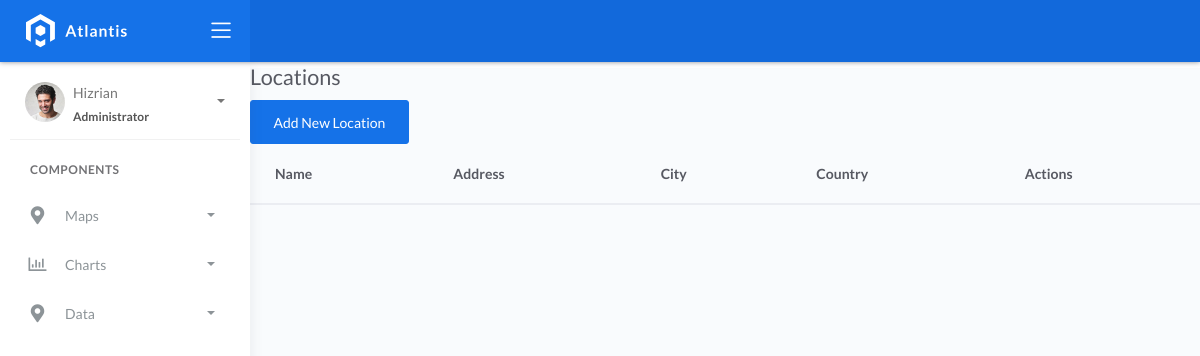
/locations/, run on an earlier commit of the app's database.
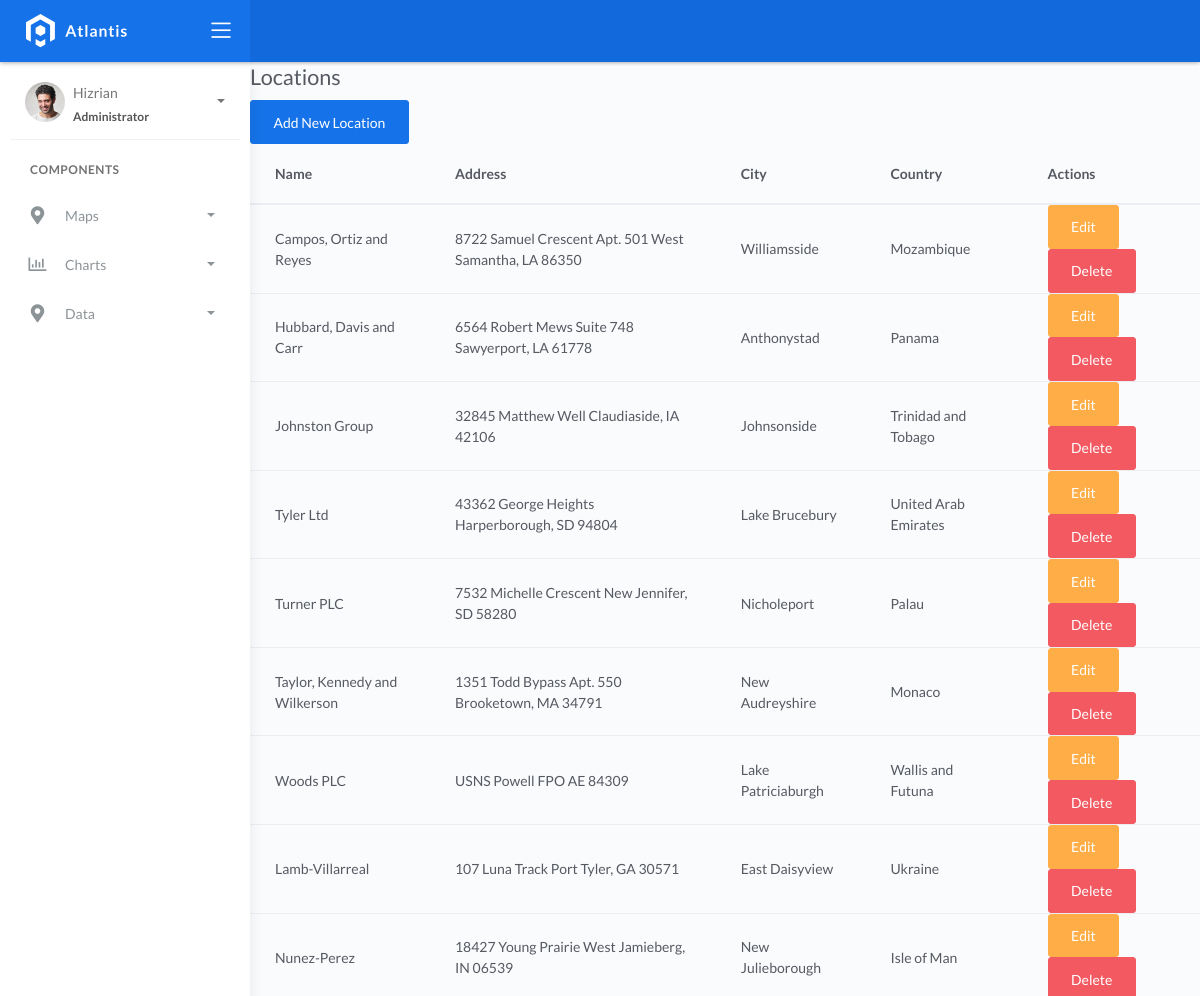
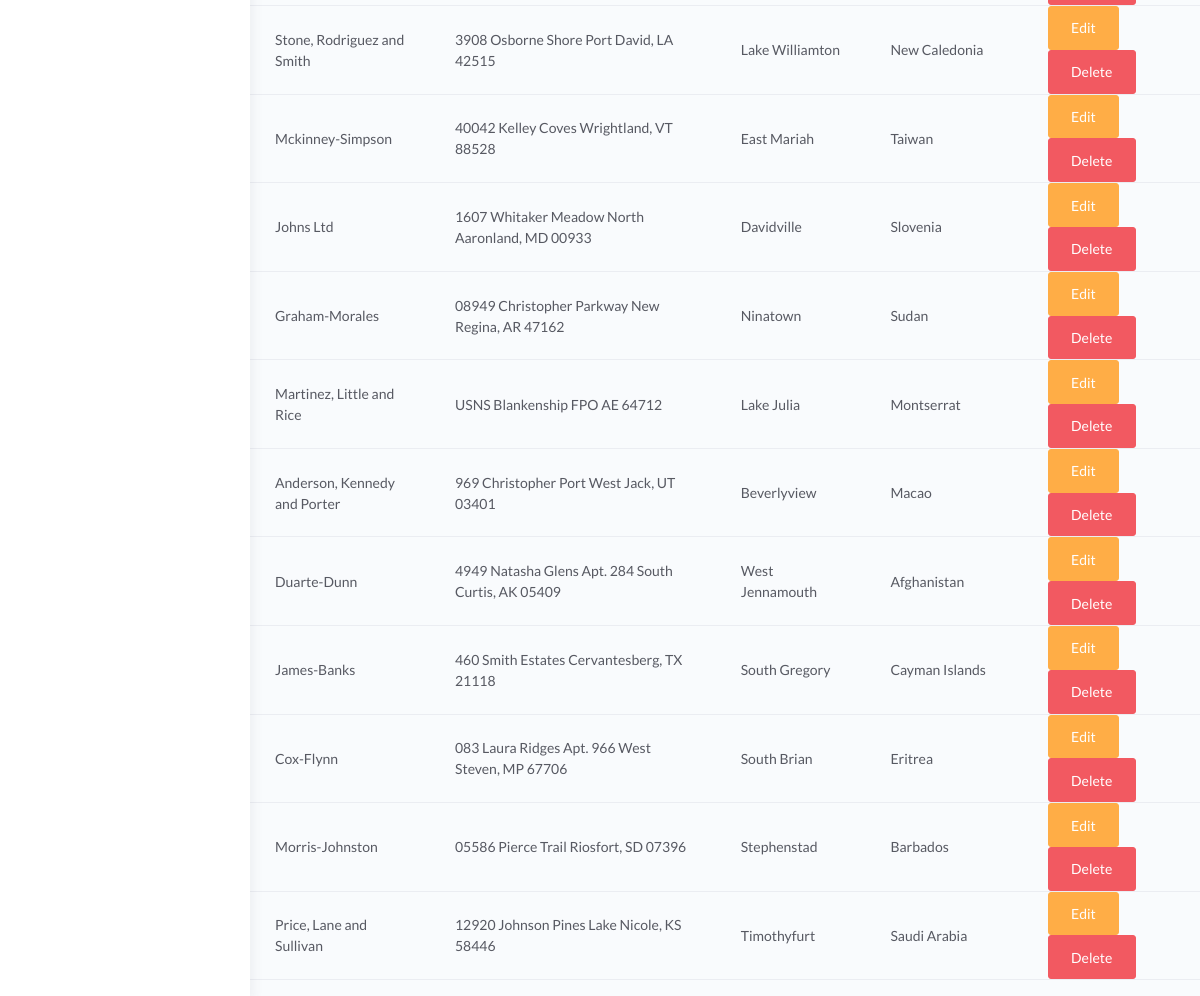
And on a later commit of the database (2 pictures, top to bottom).
### fire/models.py (models this page shows, shortened)
class BaseModel(models.Model):
    created_at = models.DateTimeField(auto_now_add=True, db_index=True)
    updated_at = models.DateTimeField(auto_now=True)
    class Meta:
        abstract = True

class Locations(BaseModel):
    name = models.CharField(max_length=150)
    latitude = models.DecimalField(
        max_digits=22, decimal_places=16, null=True, blank=True)
    longitude = models.DecimalField(
        max_digits=22, decimal_places=16, null=True, blank=True)
    address = models.CharField(max_length=150)
    city = models.CharField(max_length=150)  # can be in separate table
    country = models.CharField(max_length=150)  # can be in separate table

### fire/views.py (the view)
# urls.py: path('locations/', list_locations, name='list_locations'),
def list_locations(request):
    locations = Locations.objects.all()
    return render(request, 'list_locations.html', {'locations': locations})

### templates/list_locations.html
{% extends 'base.html' %}
{% block content %}
<h2>Locations</h2>
<a href="{% url 'create_location' %}" class="btn btn-primary">Add New Location</a>
<table class="table">
  <thead>
    <tr>
      <th>Name</th>
      <th>Address</th>
      <th>City</th>
      <th>Country</th>
      <th>Actions</th>
    </tr>
  </thead>
  <tbody>
    {% for location in locations %}
      <tr>
        <td>{{ location.name }}</td>
        <td>{{ location.address }}</td>
        <td>{{ location.city }}</td>
        <td>{{ location.country }}</td>
        <td>
          <a href="{% url 'update_location' location.id %}" class="btn btn-warning">Edit</a>
          <a href="{% url 'delete_location' location.id %}" class="btn btn-danger">Delete</a>
        </td>
      </tr>
    {% endfor %}
  </tbody>
</table>
{% endblock %}

### templates/base.html (shortened to what this page needs)
{% load static %}
<!DOCTYPE html>
<html lang="en">
  <head>
    <link rel="stylesheet" href="{% static 'css/bootstrap.min.css' %}" />
    <link rel="stylesheet" href="{% static 'css/atlantis.min.css' %}" />
    <link rel="stylesheet" href="{% static 'css/demo.css' %}" />
  </head>
  <body>
    <div class="wrapper">
      <div class="main-header">
        <div class="logo-header" data-background-color="blue">
          <a href="{% url 'home' %}" class="logo">
            <img src="{% static 'img/logo.svg' %}" alt="navbar brand" class="navbar-brand" />
          </a>
          <div class="nav-toggle">
            <button class="btn btn-toggle toggle-sidebar">
              <i class="icon-menu"></i>
            </button>
          </div>
        </div>
        <nav class="navbar navbar-header navbar-expand-lg" data-background-color="blue2">
        </nav>
      </div>
      <div class="sidebar sidebar-style-2">
        <div class="sidebar-wrapper scrollbar scrollbar-inner">
          <div class="sidebar-content">
            <div class="user">
              <div class="avatar-sm float-left mr-2">
                <img src="{% static 'img/profile.jpg' %}" alt="..." class="avatar-img rounded-circle" />
              </div>
              <div class="info">
                <a data-toggle="collapse" href="#collapseExample" aria-expanded="true">
                  <span>
                    Hizrian
                    <span class="user-level">Administrator</span>
                    <span class="caret"></span>
                  </span>
                </a>
              </div>
            </div>
            <ul class="nav nav-primary">
              <li class="nav-section">
                <h4 class="text-section">Components</h4>
              </li>
              <li class="nav-item">
                <a data-toggle="collapse" href="#maps">
                  <i class="fas fa-map-marker-alt"></i>
                  <p>Maps</p>
                  <span class="caret"></span>
                </a>
              </li>
              <li class="nav-item">
                <a data-toggle="collapse" href="#charts">
                  <i class="far fa-chart-bar"></i>
                  <p>Charts</p>
                  <span class="caret"></span>
                </a>
              </li>
              <li class="nav-item">
                <a data-toggle="collapse" href="#data">
                  <i class="fas fa-map-marker-alt"></i>
                  <p>Data</p>
                  <span class="caret"></span>
                </a>
              </li>
            </ul>
          </div>
        </div>
      </div>
      <div class="main-panel">
        <div class="content">
          {% block content %}
          {% endblock %}
          </div>
        </div>
        <footer class="footer">
          <div class="container-fluid">
            <nav class="pull-left">
              <ul class="nav">
                <li class="nav-item">
                  <a class="nav-link" href="https://www.themekita.com"> ThemeKita </a>
                </li>
                <li class="nav-item">
                  <a class="nav-link" href="#"> Help </a>
                </li>
                <li class="nav-item">
                  <a class="nav-link" href="#"> Licenses </a>
                </li>
              </ul>
            </nav>
            <div class="copyright ml-auto">2018, made with  by <a href="https://www.themekita.com">ThemeKita</a></div>
          </div>
        </footer>
      </div>
  </body>
</html>

What changed in the data, as far as the page shows it:
added Locations: name "Campos, Ortiz and Reyes", address "8722 Samuel Crescent Apt. 501 West Samantha, LA 86350", city "Williamsside", country "Mozambique"
added Locations: name "Hubbard, Davis and Carr", address "6564 Robert Mews Suite 748 Sawyerport, LA 61778", city "Anthonystad", country "Panama"
added Locations: name "Johnston Group", address "32845 Matthew Well Claudiaside, IA 42106", city "Johnsonside", country "Trinidad and Tobago"
added Locations: name "Tyler Ltd", address "43362 George Heights Harperborough, SD 94804", city "Lake Brucebury", country "United Arab Emirates"
added Locations: name "Turner PLC", address "7532 Michelle Crescent New Jennifer, SD 58280", city "Nicholeport", country "Palau"
added Locations: name "Taylor, Kennedy and Wilkerson", address "1351 Todd Bypass Apt. 550 Brooketown, MA 34791", city "New Audreyshire", country "Monaco"
added Locations: name "Woods PLC", address "USNS Powell FPO AE 84309", city "Lake Patriciaburgh", country "Wallis and Futuna"
added Locations: name "Lamb-Villarreal", address "107 Luna Track Port Tyler, GA 30571", city "East Daisyview", country "Ukraine"
added Locations: name "Nunez-Perez", address "18427 Young Prairie West Jamieberg, IN 06539", city "New Julieborough", country "Isle of Man"
added Locations: name "Stone, Rodriguez and Smith", address "3908 Osborne Shore Port David, LA 42515", city "Lake Williamton", country "New Caledonia"
added Locations: name "Mckinney-Simpson", address "40042 Kelley Coves Wrightland, VT 88528", city "East Mariah", country "Taiwan"
added Locations: name "Johns Ltd", address "1607 Whitaker Meadow North Aaronland, MD 00933", city "Davidville", country "Slovenia"
added Locations: name "Graham-Morales", address "08949 Christopher Parkway New Regina, AR 47162", city "Ninatown", country "Sudan"
added Locations: name "Martinez, Little and Rice", address "USNS Blankenship FPO AE 64712", city "Lake Julia", country "Montserrat"
added Locations: name "Anderson, Kennedy and Porter", address "969 Christopher Port West Jack, UT 03401", city "Beverlyview", country "Macao"
added Locations: name "Duarte-Dunn", address "4949 Natasha Glens Apt. 284 South Curtis, AK 05409", city "West Jennamouth", country "Afghanistan"
added Locations: name "James-Banks", address "460 Smith Estates Cervantesberg, TX 21118", city "South Gregory", country "Cayman Islands"
added Locations: name "Cox-Flynn", address "083 Laura Ridges Apt. 966 West Steven, MP 67706", city "South Brian", country "Eritrea"
added Locations: name "Morris-Johnston", address "05586 Pierce Trail Riosfort, SD 07396", city "Stephenstad", country "Barbados"
added Locations: name "Price, Lane and Sullivan", address "12920 Johnson Pines Lake Nicole, KS 58446", city "Timothyfurt", country "Saudi Arabia"
